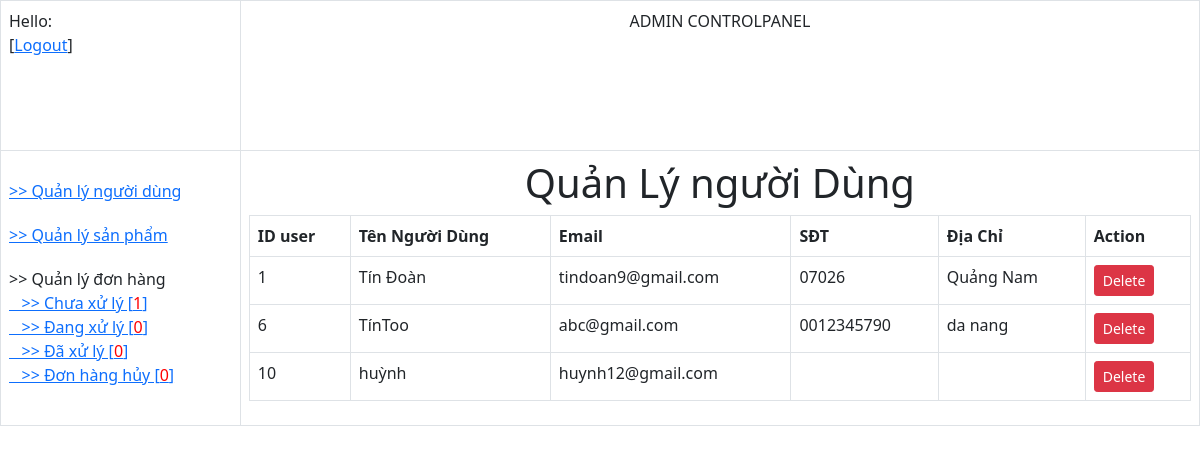
The app's page /dashboard/doc/admincontrolpanel.php?option=users with its own data.
### tables this page shows
CREATE TABLE `users` (
  `id` int(11) NOT NULL,
  `email` varchar(150) DEFAULT NULL,
  `password` varchar(150) DEFAULT NULL,
  `fullname` varchar(150) DEFAULT NULL,
  `mobile` varchar(10) NOT NULL,
  `address` varchar(150) NOT NULL,
  `status` int(2) NOT NULL
);

### dashboard/controller/controll_users.php (called while the page is built, shortened)
<?php
include "../model/database.php";
	$query="SELECT * FROM users";
	$result = $connect->query($query);
 ?>

### dashboard/doc/users_manage.php (the view, shortened to what this page needs)
<!DOCTYPE html>
<html>
<head>
	<link href="https://cdn.jsdelivr.net/npm/bootstrap@5.0.1/dist/css/bootstrap.min.css" rel="stylesheet">
<link rel="stylesheet" href="https://cdn.jsdelivr.net/npm/bootstrap-icons@1.5.0/font/bootstrap-icons.css">
</head>
<body>
	<table class="table table-bordered">
		<thead>
			<h1 class="name">Quản Lý người Dùng</h1>
			<tr>
				<th>ID user</th>
				<th>Tên Người Dùng</th>
				<th>Email</th>
				<th>SĐT</th>
				<th>Địa Chỉ</th>
				<th>Action</th>
			</tr>
		</thead>
		<tbody>
			<?php foreach ($result as $item):?>
				<tr>
					<td><?=$item['id']?></td>
					<td><?=$item['fullname']?></td>
					<td><?=$item['email']?></td>
					<td><?=$item['mobile']?></td>
					<td><?=$item['address']?></td>
					<td><a class="btn btn-sm btn-danger" href="../controller/controll_users.php?id=<?=$item['id']?>" onclick="return confirm('Are you sere')">Delete</a></td>
				</tr>
			<?php
			endforeach;
			?>
		</tbody>
	</table>
</body>
</html>

### dashboard/doc/users_manage.php (style rules this page uses)
.name { text-align: center; }

### records on screen
users: id "1", fullname "Tín Đoàn", email "tindoan9@gmail.com", mobile "07026", address "Quảng Nam"
users: id "6", fullname "TínToo", email "abc@gmail.com", mobile "0012345790", address "da nang"
users: id "10", fullname "huỳnh", email "huynh12@gmail.com"

### other values on screen
$chuaXuLy "1"
$dangXuLy "0"
$daXuLy "0"
$huy "0"
